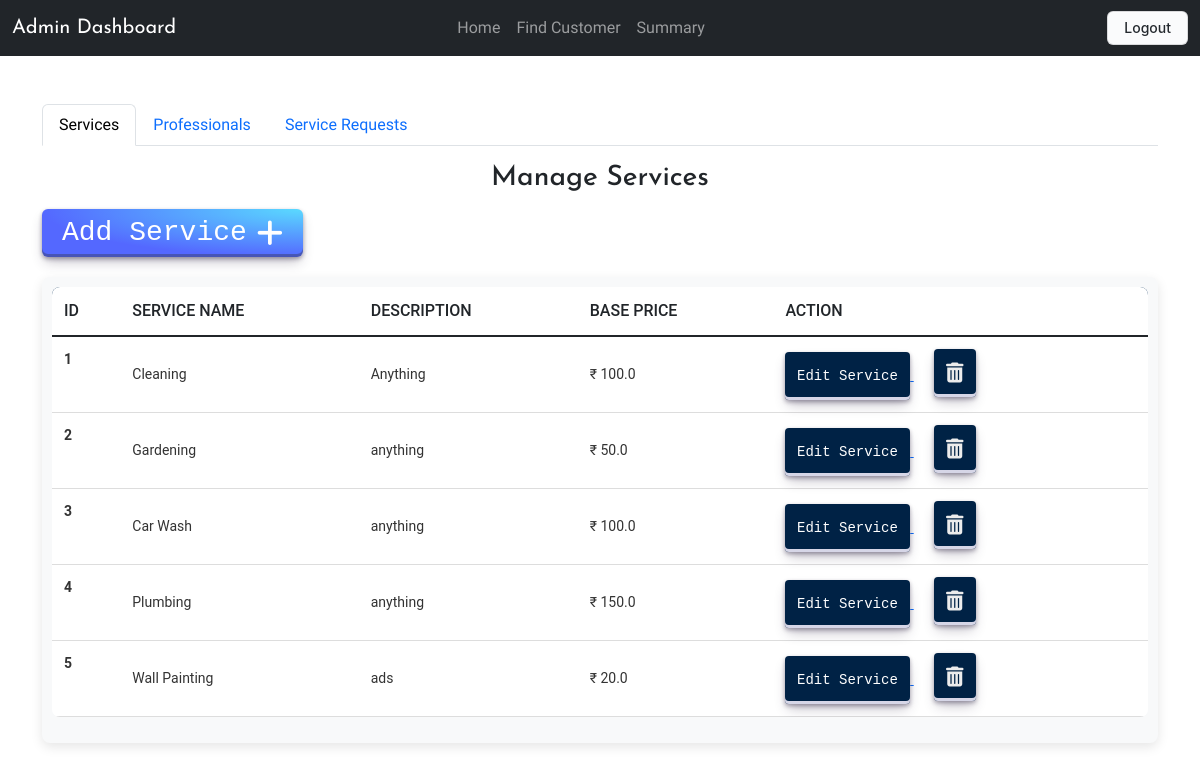
The page /admin (signed in) on the database its author committed.
### application/models.py (models this page shows)
class Service(db.Model):
    id = db.Column(db.Integer, primary_key=True)
    name = db.Column(db.String(150), nullable=False)
    price = db.Column(db.Float, nullable=False)
    description = db.Column(db.String(250))
    time_required = db.Column(db.Integer, default='2 Days')

### application/controllers.py (the view)
@app.route('/admin', methods=['GET'])
@roles_required("admin")
def admin():
    professionals = Professional.query.all()
    services = Service.query.all()
    service_request= ServiceRequest.query.all()
    return render_template('a_dash.html', professionals= professionals, services= services, service_request=service_request)

### templates/a_dash.html (shortened to what this page needs)
<!DOCTYPE html>
<html lang="en">
<head>
    <link href="https://cdn.jsdelivr.net/npm/bootstrap@5.3.0-alpha1/dist/css/bootstrap.min.css" rel="stylesheet">
    <link rel="stylesheet" href="/static/common.css">
    <link rel="stylesheet" href="https://cdnjs.cloudflare.com/ajax/libs/font-awesome/6.7.1/css/all.min.css" />
</head>
<body>
    <nav class="navbar navbar-expand-lg navbar-dark bg-dark">
        <div class="container-fluid">
            <a class="navbar-brand" href="#">Admin Dashboard</a>
          <div class="collapse navbar-collapse" id="navbarNav" >
              <ul class="navbar-nav ms-auto" style="display: flex; justify-content: center; width: 100%; padding-right: 15%;" >
                  <li class="nav-item"><a class="nav-link" href="/admin">Home</a></li>
                  <li class="nav-item"><a class="nav-link" href="/all_customers">Find Customer</a></li>
                  <li class="nav-item"><a class="nav-link" href="/summary">Summary</a></li>
              </ul>
          </div>
          <div class="nav-link" style="display: flex;">
              <a href="/logout"> <button class="button-4">Logout</button></a>
          </div>
        </div>
    </nav>
    <div class="container mt-5">
        <ul class="nav nav-tabs" id="adminTab" role="tablist">
            <li class="nav-item" role="presentation">
                <button class="nav-link active" id="services-tab" data-bs-toggle="tab" data-bs-target="#services" type="button" role="tab" aria-controls="services" aria-selected="true">Services</button>
            </li>
            <li class="nav-item" role="presentation">
                <button class="nav-link" id="professionals-tab" data-bs-toggle="tab" data-bs-target="#professionals" type="button" role="tab" aria-controls="professionals" aria-selected="false">Professionals</button>
            </li>
            <li class="nav-item" role="presentation">
                <button class="nav-link" id="service-requests-tab" data-bs-toggle="tab" data-bs-target="#service-requests" type="button" role="tab" aria-controls="service-requests" aria-selected="false">Service Requests</button>
            </li>
        </ul>
        <div class="tab-content mt-3" id="adminTabContent">
            <div class="tab-pane fade show active" id="services" role="tabpanel" aria-labelledby="services-tab">
                <h3 style="display: flex; justify-content: center; padding-bottom: 5px;">Manage Services</h3>
                <a href="/add_service" >
                    <button class="button-29" role="button" style="padding: 20px; font-size: 28px;" ><span style="padding-right: 10px;">Add Service</span> <i class="fa-solid fa-plus" style="font-size: 30px;"></i> </button>
                </a>
                 <div class="tableMain" >
                    <table class="table">
                        <thead>
                          <tr>
                            <th scope="col">ID</th>
                            <th scope="col">Service Name</th>
                            <th scope="col">Description</th>
                            <th scope="col">Base Price</th>
                            <th scope="col">Action</th>
                          </tr>
                        </thead>
                        <tbody class="table-group-divider">
                        {% for service in services %}
                          <tr>
                            <th scope="row">{{loop.index}}</th>
                            <td>{{service.name}}</td>
                            <td>{{service.description}}</td>
                            <td>₹ {{service.price}}</td>
                            <td><a href="/editservice/{{service.id}}">
                                <button class="button-30" role="button">Edit Service</button>
                                </a>
                                <a href="/delete_service/{{service.id}}" style="padding-left: 20px;">
                                  <button class="button-30" role="button">
                                  <i class="fa-solid fa-trash-can" style="color: rgb(236, 236, 236);  font-size: 20px;"></i>
                                  </button>
                                </a>
                              </td>
                          </tr>
                        {% endfor %}
                        </tbody>
                      </table>
                 </div>
            </div>
    </div>
</body>
</html>

### static/common.css (style rules this page uses)
body { font-family: "Josefin Sans", serif; }
li { font-family: "Rowdies", sans-serif; font-weight: 400; font-style: normal; }
.tableMain { width: 100%; overflow-x: auto; margin: 20px 0; padding: 10px; background-color: #f8f9fa; border-radius: 8px; box-shadow: 0 4px 12px rgba(0, 0, 0, 0.1); }
.table { width: 100%; border-collapse: collapse; font-family: 'Roboto', sans-serif; text-align: left; background-color: white; border-radius: 8px; overflow: hidden; }
.table thead { background-color: #012a52; color: white; font-size: 16px; text-transform: uppercase; }
.table thead th { padding: 12px; font-weight: 500; }
.table tbody tr { border-bottom: 1px solid #ddd; transition: background-color 0.2s ease; }
.table tbody td, .table tbody th { padding: 12px; font-size: 14px; color: #333; }
.table tbody td { vertical-align: middle; }
.table tbody .button-30 { display: inline-block; background-color: #002245; color: white; border: none; padding: 8px 12px; border-radius: 4px; font-size: 14px; text-align: center; text-decoration: none; cursor: pointer; transition: background-color 0.3s ease, box-shadow 0.3s ease; }
.button-29 { align-items: center; appearance: none; background-image: radial-gradient(100% 100% at 100% 0, #5adaff 0, #5468ff 100%); border: 0; border-radius: 6px; box-shadow: rgba(45, 35, 66, .4) 0 2px 4px,rgba(45, 35, 66, .3) 0 7px 13px -3px,rgba(58, 65, 111, .5) 0 -3px 0 inset; box-sizing: border-box; color: #fff; cursor: pointer; display: inline-flex; font-family: "JetBrains Mono",monospace; height: 48px; justify-content: center; line-height: 1; list-style: none; overflow: hidden; padding-left: 16px; padding-right: 16px; position: relative; text-align: left; text-decoration: none; transition: box-shadow .15s,transform .15s; user-select: none; -webkit-user-select: none; touch-action: manipulation; white-space: nowrap; will-change: box-shadow,transform; font-size: 18px; }
.button-30 { align-items: center; appearance: none; background-color: #FCFCFD; border-radius: 4px; border-width: 0; box-shadow: rgba(45, 35, 66, 0.4) 0 2px 4px,rgba(45, 35, 66, 0.3) 0 7px 13px -3px,#D6D6E7 0 -3px 0 inset; box-sizing: border-box; color: #36395A; cursor: pointer; display: inline-flex; font-family: "JetBrains Mono",monospace; height: 48px; justify-content: center; line-height: 1; list-style: none; overflow: hidden; padding-left: 16px; padding-right: 16px; position: relative; text-align: left; text-decoration: none; transition: box-shadow .15s,transform .15s; user-select: none; -webkit-user-select: none; touch-action: manipulation; white-space: nowrap; will-change: box-shadow,transform; font-size: 15px; }
.button-4 { appearance: none; background-color: #FAFBFC; border: 1px solid rgba(27, 31, 35, 0.15); border-radius: 6px; box-shadow: rgba(27, 31, 35, 0.04) 0 1px 0, rgba(255, 255, 255, 0.25) 0 1px 0 inset; box-sizing: border-box; color: #24292E; cursor: pointer; display: inline-block; font-family: -apple-system, system-ui, "Segoe UI", Helvetica, Arial, sans-serif, "Apple Color Emoji", "Segoe UI Emoji"; font-size: 14px; font-weight: 500; line-height: 20px; list-style: none; padding: 6px 16px; position: relative; transition: background-color 0.2s cubic-bezier(0.3, 0, 0.5, 1); user-select: none; -webkit-user-select: none; touch-action: manipulation; vertical-align: middle; white-space: nowrap; word-wrap: break-word; }
.button-4:before { display: none; }

### rows shown on the page
Service: name "Cleaning", description "Anything", price "100.0"
Service: name "Gardening", description "anything", price "50.0"
Service: name "Car Wash", description "anything", price "100.0"
Service: name "Plumbing", description "anything", price "150.0"
Service: name "Wall Painting", description "ads", price "20.0"
